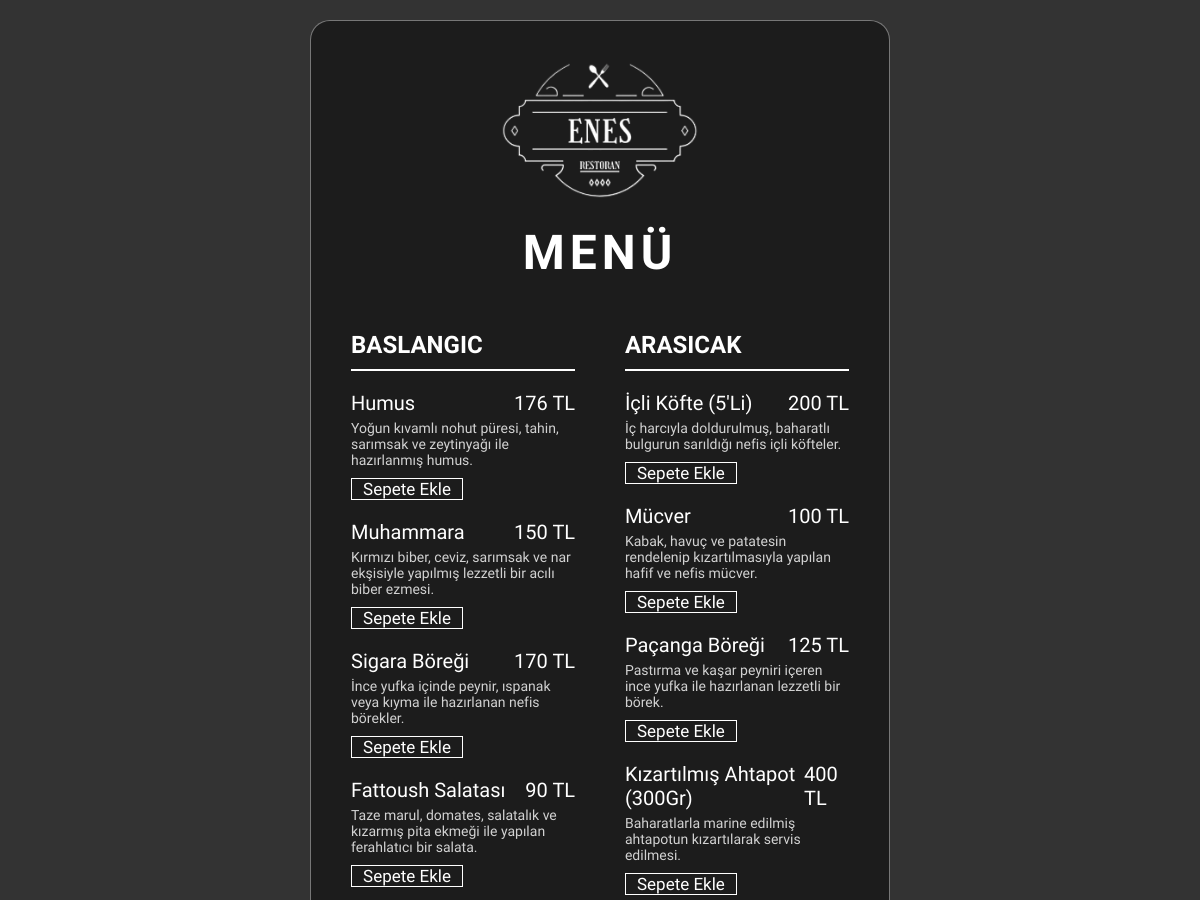
Before: / (upper part) with the older database file.
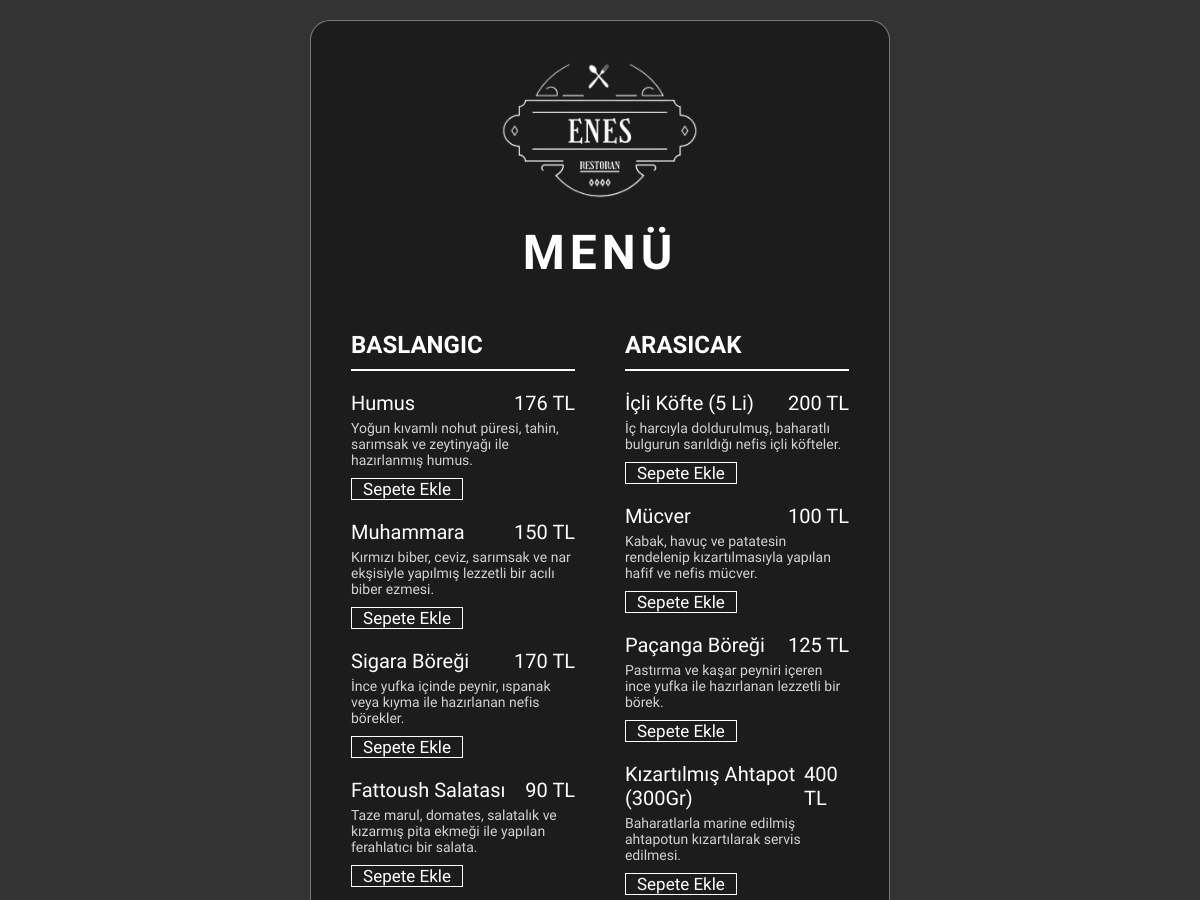
After: the same page with the newer database file.
### tables this page shows
CREATE TABLE `urunler` (
  `id` int(11) NOT NULL,
  `urun_ad` text NOT NULL,
  `urun_fiyat` int(11) NOT NULL,
  `urun_aciklama` text NOT NULL,
  `urun_kategori` text NOT NULL
);

### index.php (the view, shortened to what this page needs)
<!DOCTYPE html>
<html lang="tr">
<head>
    <link rel="stylesheet" href="style.css">
</head>
<body>
    <div class="menu-container">
        <div class="menu-header">
            <img src="img/enes.png" alt="Logo" class="menu-logo">
            <h1>MENÜ</h1>
        </div>
        <?php
            $servername = "localhost";
            $username = "root";
            $password = "";
            $dbname = "qrmenu";
            $conn = new mysqli($servername, $username, $password, $dbname);
        ?>
        <div class="menu-section">
            <?php
            $sql_categories = "SELECT DISTINCT urun_kategori FROM urunler";
            $categories_result = $conn->query($sql_categories);
            if ($categories_result->num_rows > 0) {
                while ($category_row = $categories_result->fetch_assoc()) {
                    $category = $category_row['urun_kategori'];
                    $category_uppercase = strtoupper(str_replace(['ç', 'ğ', 'ı', 'ö', 'ş', 'ü'], ['C', 'G', 'I', 'O', 'S', 'U'], $category));
                    echo "<div class='menu-category'><h2>$category_uppercase</h2>";
                    $sql_products = "SELECT urun_ad, urun_fiyat, urun_aciklama FROM urunler WHERE urun_kategori = '$category'";
                    $products_result = $conn->query($sql_products);
                    if ($products_result->num_rows > 0) {
                        while ($product_row = $products_result->fetch_assoc()) {
                            echo "<div class='menu-item'>
                                    <div class='menu-item-title'>
                                        <p>{$product_row['urun_ad']}</p>
                                        <p>{$product_row['urun_fiyat']} TL</p>
                                    </div>
                                    <span>{$product_row['urun_aciklama']}</span>
                                    <form action='sepet.php' method='POST'>
                                        <input type='hidden' name='urun_ad' value='{$product_row['urun_ad']}'>
                                        <input type='hidden' name='urun_fiyat' value='{$product_row['urun_fiyat']}'>
                                        <button type='submit'>Sepete Ekle</button>
                                    </form>
                                </div>";
                        }
                    } else {
                        echo "<p>$category_uppercase kategorisinde ürün bulunamadı.</p>";
                    }
                    echo "</div>";
                }
            } else {
                echo "<p>Kategori bulunamadı.</p>";
            }
            ?>
        </div>
    </div>
</body>
</html>

### style.css (style rules this page uses)
* { margin: 0; padding: 0; box-sizing: border-box; font-family: "Girassol", serif; }
body { background-color: #333; color: #fff; padding: 20px; display: flex; justify-content: center; align-items: center; }
.menu-container { width: 50%; max-width: 1200px; border: 1px solid rgba(255, 255, 255, 0.4); border-radius: 20px; background-color: #1c1c1c; padding: 40px; }
.menu-header { text-align: center; margin-bottom: 50px; }
.menu-header img { width: 200px; filter: invert(100%); }
.menu-header h1 { font-size: 48px; margin: 20px 0; letter-spacing: 5px; }
.menu-section { display: flex; flex-wrap: wrap; justify-content: space-between; }
.menu-category { width: 45%; margin-bottom: 30px; }
.menu-category h2 { font-size: 24px; border-bottom: 2px solid #fff; padding-bottom: 10px; margin-bottom: 20px; }
.menu-item { display: flex; flex-direction: column; justify-content: space-between; align-items: center; margin-bottom: 20px; }
.menu-item p { font-size: 20px; margin: 0; }
.menu-item span { font-size: 14px; display: block; margin-top: 5px; opacity: 0.8; }
.menu-item-title { width: 100%; display: flex; align-items: center; justify-content: space-between; }
button { width: 50%; background-color: transparent; color: white; border: 1px solid white; font-size: 17px; margin-top: 10px; }
form { width: 100%; }

Changed rows visible on the page:
changed urunler "İç harcıyla doldurulmuş, baharatlı bulgurun sarıldığı nefis içli köfteler.": urun_ad "İçli Köfte (5'Li)" → "İçli Köfte (5 Li)"
